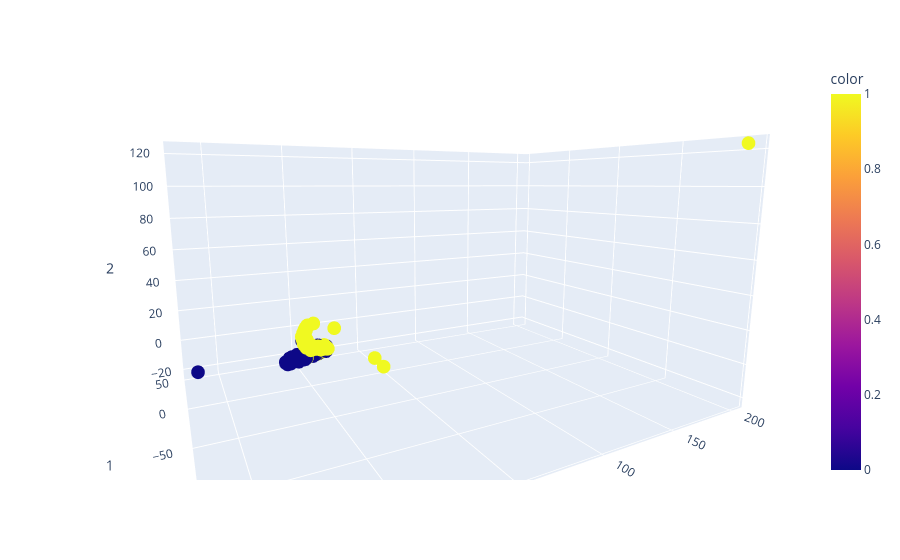

Notebook source saved alongside this figure:
### Code cell
from sklearn.manifold import TSNE
import plotly.express as px


plt.figure(figsize=(24,15))

tsne = TSNE(n_components=3, random_state=0)
projections = tsne.fit_transform(X_cancer)

fig = px.scatter_3d(
    projections, x=0, y=1, z=2,
    color=y_cancer
)
fig.update_traces(marker_size=8)
fig.show()

### Figure 1 — Plotly figure (JSON) as saved in the notebook; plotly's stock layout.template omitted (floating-point values rounded to 4 significant figures; data arrays with more than 128 entries replaced by an {"elided": "..."} marker saying what was removed)
{"data": [{"hovertemplate": "0=%{x}<br>1=%{y}<br>2=%{z}<br>color=%{marker.color}<extra></extra>", "legendgroup": "", "marker": {"color": {"elided": "569 int values"}, "coloraxis": "coloraxis", "size": 8, "symbol": "circle"}, "mode": "markers", "name": "", "scene": "scene", "showlegend": false, "type": "scatter3d", "x": {"elided": "569 float values"}, "y": {"elided": "569 float values"}, "z": {"elided": "569 float values"}}], "layout": {"autosize": true, "coloraxis": {"colorbar": {"title": {"text": "color"}}, "colorscale": [[0, "#0d0887"], [0.1111, "#46039f"], [0.2222, "#7201a8"], [0.3333, "#9c179e"], [0.4444, "#bd3786"], [0.5556, "#d8576b"], [0.6667, "#ed7953"], [0.7778, "#fb9f3a"], [0.8889, "#fdca26"], [1, "#f0f921"]]}, "legend": {"tracegroupgap": 0}, "margin": {"t": 60}, "scene": {"aspectmode": "auto", "aspectratio": {"x": 1.356, "y": 0.9958, "z": 0.7408}, "camera": {"center": {"x": 0, "y": 0, "z": 0}, "eye": {"x": -0.6947, "y": -1.264, "z": 0.2431}, "projection": {"type": "perspective"}, "up": {"x": 0, "y": 0, "z": 1}}, "domain": {"x": [0, 1], "y": [0, 1]}, "xaxis": {"title": {"text": "0"}, "type": "linear"}, "yaxis": {"title": {"text": "1"}, "type": "linear"}, "zaxis": {"title": {"text": "2"}, "type": "linear"}}}}
